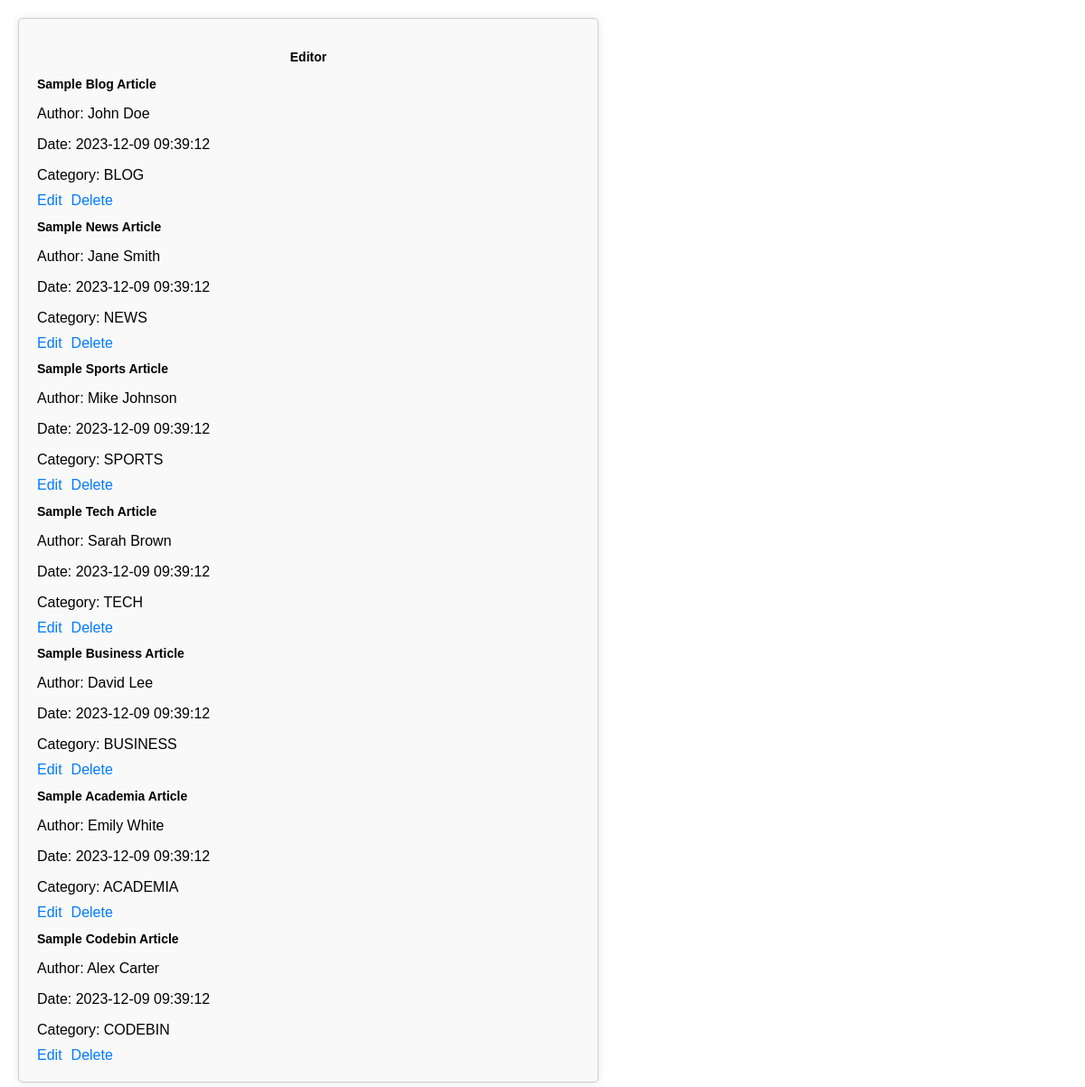
The page /article_preview.php on the database its author committed.
### tables this page shows
CREATE TABLE IF NOT EXISTS `articles` (
  `id` INT(30) NOT NULL AUTO_INCREMENT,
  `title` TEXT NOT NULL,
  `content` LONGTEXT NOT NULL,
  `author` VARCHAR(100) NOT NULL,
  `date_submitted` TIMESTAMP NOT NULL,
  `category_id` INT(30) NOT NULL,
  PRIMARY KEY (`id`),
  FOREIGN KEY (`category_id`) REFERENCES `categories`(`id`) ON DELETE CASCADE
);

CREATE TABLE IF NOT EXISTS `categories` (
  `id` INT(30) NOT NULL AUTO_INCREMENT,
  `name` VARCHAR(50) NOT NULL,
  PRIMARY KEY (`id`)
);

### article_preview.php (the view, shortened to what this page needs)
<!DOCTYPE html>
<html lang="en">
<head>
    <link rel="stylesheet" href="admin_panel.css">
    <link rel="stylesheet" href="submit.css">
</head>
<body>
    <div class="container">
        <h3 style="text-align: center;">Editor</h3>
        <?php
$servername = "localhost";
$username = "root";
$password = "";
$dbname = "igult_database";
$conn = new mysqli($servername, $username, $password, $dbname);
$sql = "SELECT articles.id, articles.title, articles.author, articles.date_submitted, categories.name AS category_name
        FROM articles
        INNER JOIN categories ON articles.category_id = categories.id
        ORDER BY articles.date_submitted DESC";
$result = $conn->query($sql);
if ($result !== false && $result->num_rows > 0) {
    while ($row = $result->fetch_assoc()) {
        echo "<div class='article'>";
        echo "<h2>" . $row['title'] . "</h2>";
        echo "<p>Author: " . $row['author'] . "</p>";
        echo "<p>Date: " . $row['date_submitted'] . "</p>";
        echo "<p>Category: " . $row['category_name'] . "</p>";
        echo "<div class='article-buttons'>";
        echo "<a href='edit_article.php?id=" . $row['id'] . "'>Edit</a>";
        echo "<a href='delete_article.php?id=" . $row['id'] . "'>Delete</a>";
        echo "</div>";
        echo "</div>";
    }
} else {
    echo "No articles found.";
}
?>
</div>
</body>
</html>

### admin_panel.css (style rules this page uses)
body { font-family: Poppins, sans-serif; margin: 20px; }
.article-buttons a { margin-right: 10px; text-decoration: none; color: #007BFF; }
.article p { margin-bottom: 10px; }
.article a { color: #007BFF; text-decoration: none; }
.container { width: 800px; margin: 0 auto; padding: 20px; background-color: #f5f5f5; border-radius: 5px; box-shadow: 0 0 10px rgba(0, 0, 0, 0.1); }
.container { width: 900px; margin: 0 auto; padding: 20px; border: 1px solid #ccc; }

### submit.css (style rules this page uses)
.container { max-width: 600px !important; margin: 0 auto; padding: 20px; border: 1px solid #ccc; border-radius: 5px; background-color: #f9f9f9; font-family: 'Poppins', sans-serif; }
.container { max-width: 600px; margin: 0 auto; padding: 20px; border: 1px solid #ccc; border-radius: 5px; background-color: #f9f9f9; }
.container { max-width: 600px; margin: 0; padding: 20px; border: 1px solid #ccc; border-radius: 5px; background-color: #f9f9f9; }

### article_preview.php (style rules this page uses)
body { font-family: 'Raleway', sans-serif; }
h1, h2, h3 { font-size: 14px !important; }
.container { max-width: 500px !important; }

### rows shown on the page
articles: title "Sample Blog Article", author "John Doe", date_submitted "2023-12-09 09:39:12", category.name "BLOG"
articles: title "Sample News Article", author "Jane Smith", date_submitted "2023-12-09 09:39:12", category.name "NEWS"
articles: title "Sample Sports Article", author "Mike Johnson", date_submitted "2023-12-09 09:39:12", category.name "SPORTS"
articles: title "Sample Tech Article", author "Sarah Brown", date_submitted "2023-12-09 09:39:12", category.name "TECH"
articles: title "Sample Business Article", author "David Lee", date_submitted "2023-12-09 09:39:12", category.name "BUSINESS"
articles: title "Sample Academia Article", author "Emily White", date_submitted "2023-12-09 09:39:12", category.name "ACADEMIA"
articles: title "Sample Codebin Article", author "Alex Carter", date_submitted "2023-12-09 09:39:12", category.name "CODEBIN"
